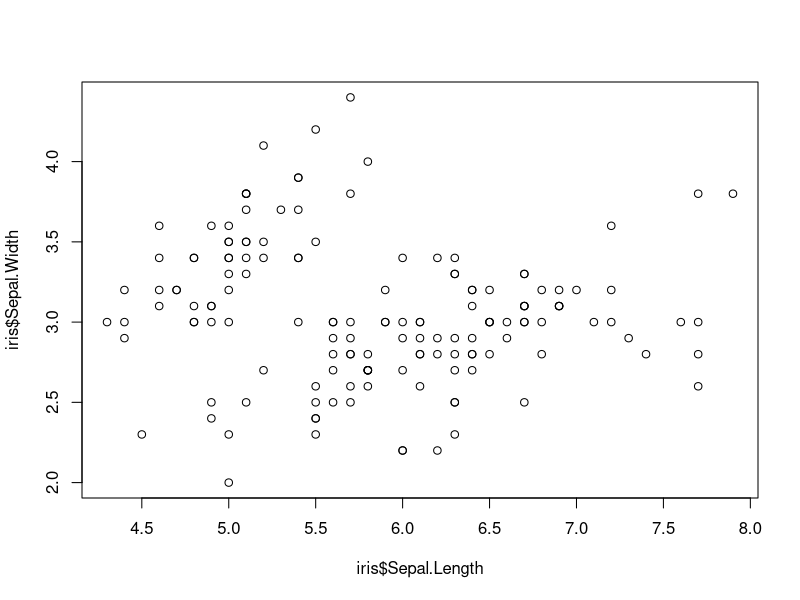
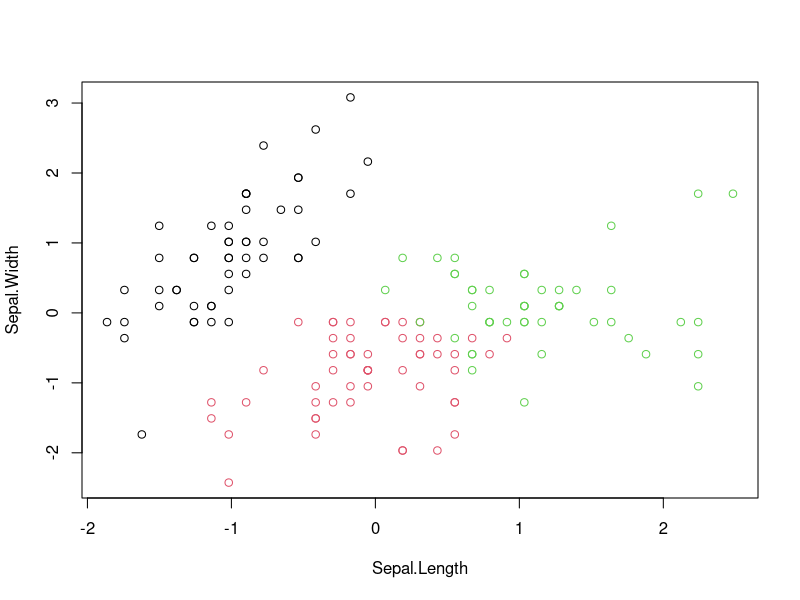
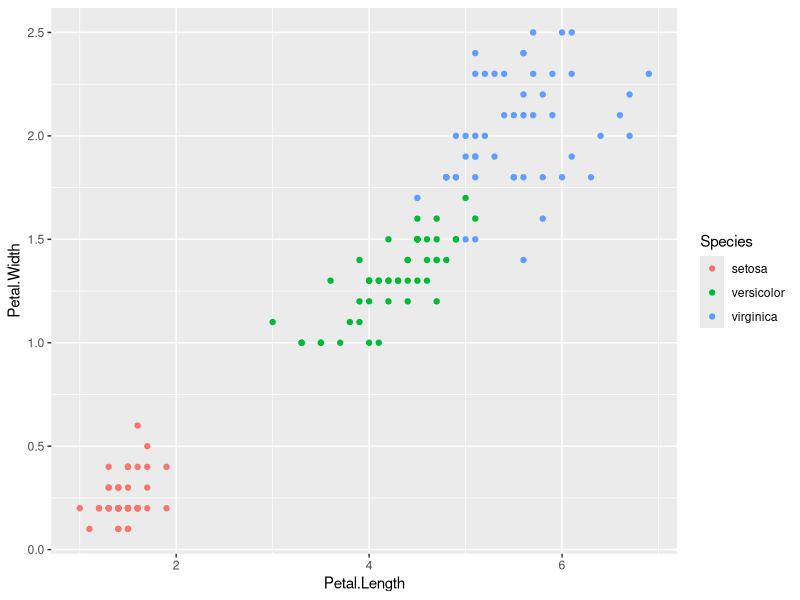
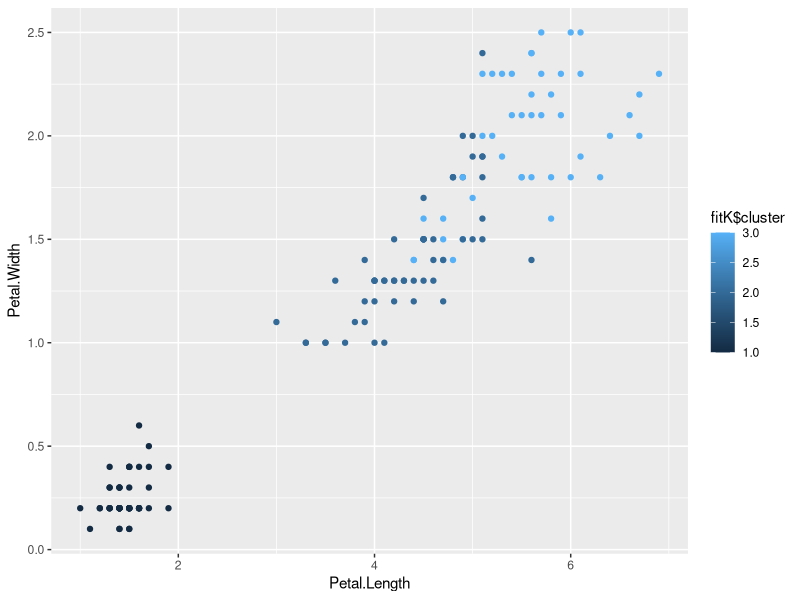
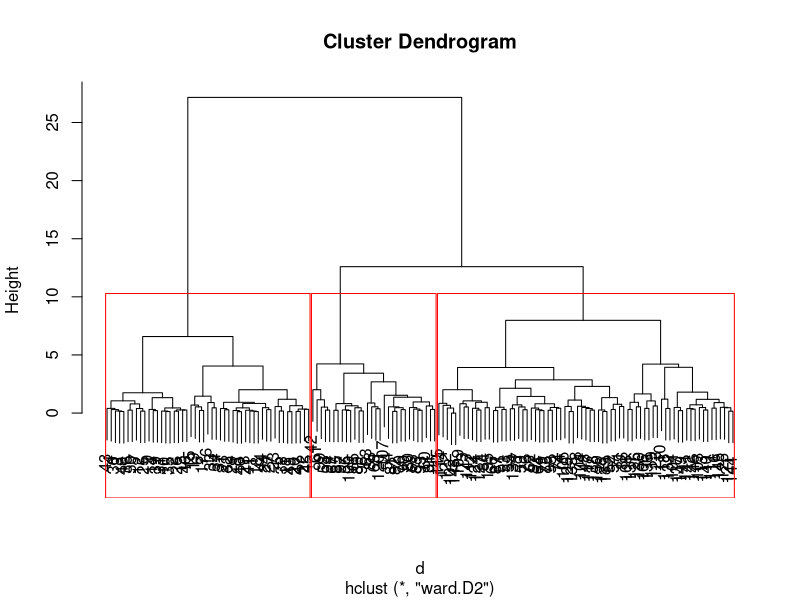
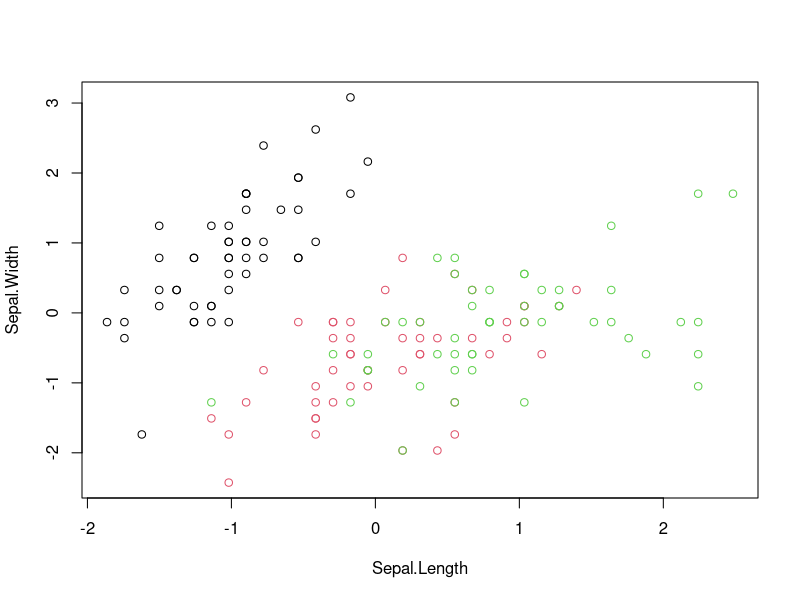
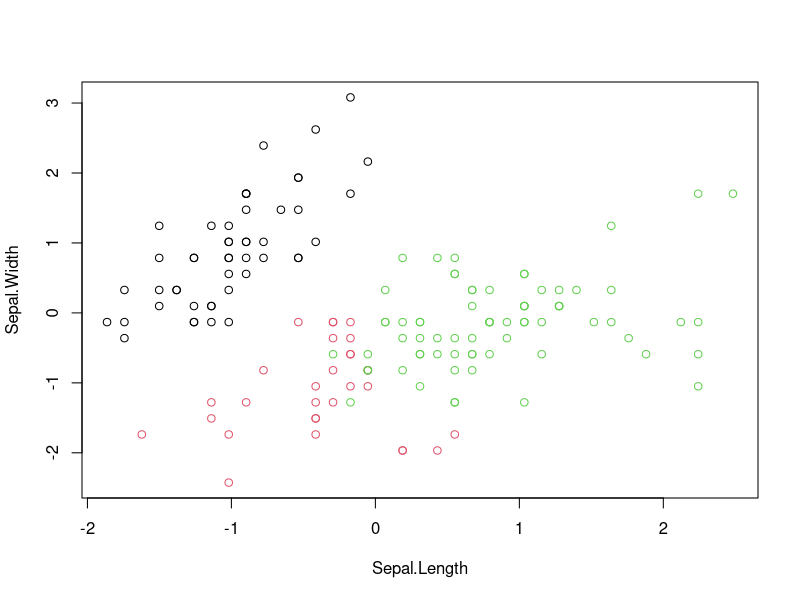
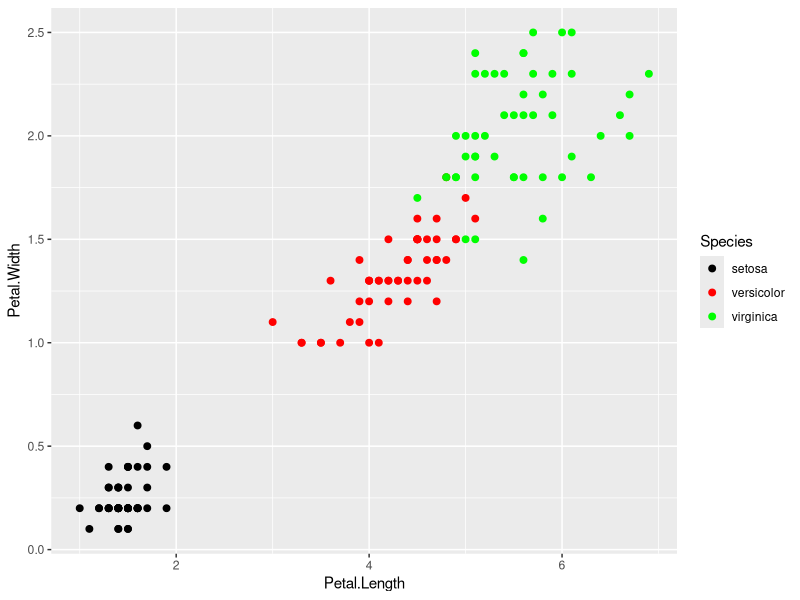

Here is the R script that generated these plots, in order:
data("iris")
plot(iris$Sepal.Length, iris$Sepal.Width)

irisScaled<- scale(iris[,-5])

#summary(irisScaled)

fitK <- kmeans(irisScaled, 3)

fitK$size
## result: 50 62 38
## as compared to original: 50 50 50
str(fitK)

plot(irisScaled, col=fitK$cluster)
# 
# k <-list () #initialize an empty list K
# for (i in 1:10) {
#   k[[i]] <- kmeans(irisScaled,i)
# }
# 
# betweenss_totss <-list()
# for (i in 1:10) {
#   betweenss_totss[[i]] <- k[[i]]$betweenss/k[[i]]$totss
# }
# plot(1:10,betweenss_totss,type = "b",ylab = "betweenss ss/total ss",xlab = "Cluster(k)")
# ## K
# 
# for (i in 1:4) {
#   plot(iris,col=k[[i]]$cluster)
# }

table(iris$Species, fitK$cluster)
library(ggplot2)
ggplot(iris, aes(Petal.Length, Petal.Width, color=Species)) + geom_point()
ggplot(iris, aes(Petal.Length, Petal.Width, color=fitK$cluster)) + geom_point()

## Heirarichal Clustering

d<- dist(irisScaled)
fitH <- hclust(d, "ward.D2")
plot(fitH)
rect.hclust(fitH,k=3,border = "red")
cluster<-cutree(fitH,3)
plot(irisScaled, col=iris$Species)
plot(irisScaled, col=cluster)
table(iris$Species, cluster)
ggplot(iris, aes(Petal.Length, Petal.Width, color = Species)) +
  geom_point(size = 2) + geom_point() +
  scale_color_manual(values = c('black', 'red', 'green'))


#Density Based clustering
install.packages("dbscan")
library(dbscan)
kNNdistplot(irisScaled, k = 3)
abline(h=0.7,col="red",lty=2)
fitD<- dbscan(irisScaled, eps = 0.7, minPts = 5)
plot(irisScaled, col=fitD$cluster)
plot(irisScaled, col=iris$Species)
table(iris$Species, fitD$cluster)
